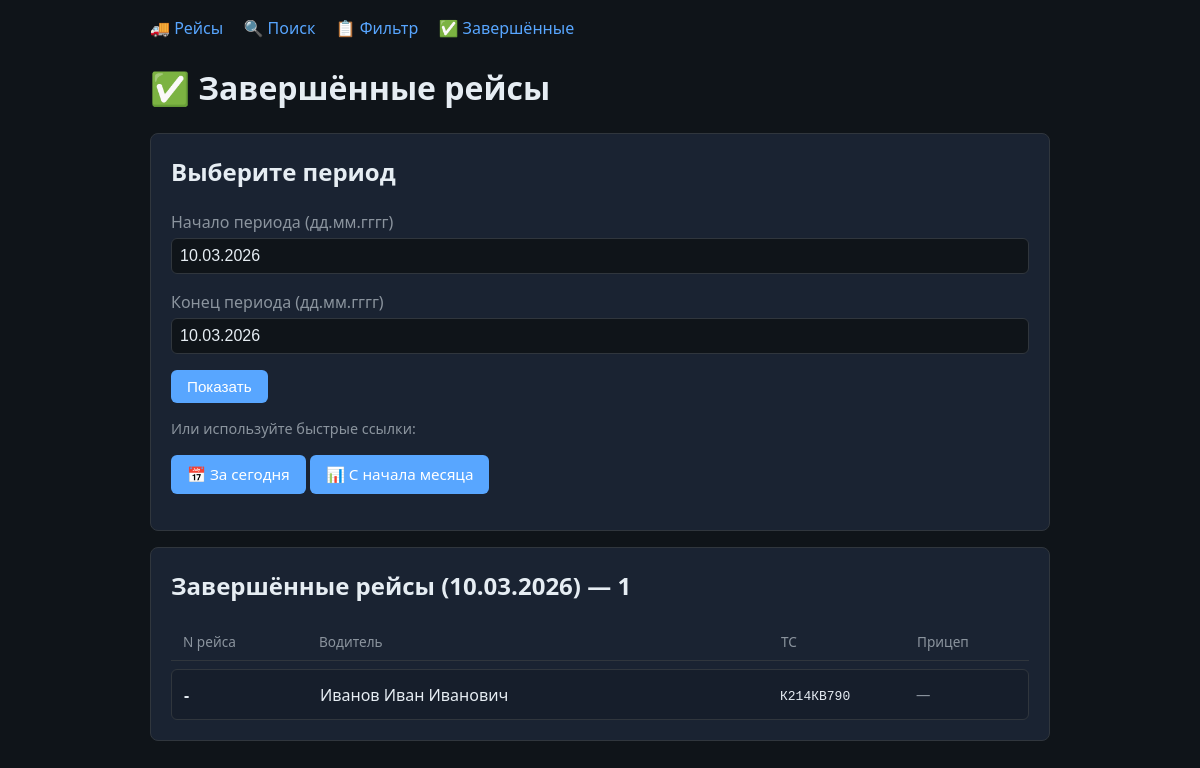
The app's page /admin/routes/completed?today=1 with its own data.
### tables this page shows
CREATE TABLE "Route" (
	"id"	TEXT,
	"tg_id"	INTEGER,
	"points"	TEXT,
	"status"	TEXT
, number_auto TEXT DEFAULT '', temperature TEXT DEFAULT '', dispatcher_contacts TEXT DEFAULT '', registration_number TEXT DEFAULT '', trailer_number TEXT DEFAULT '');

CREATE TABLE "Users" (
	"tg_id"	TEXT,
	"name"	TEXT,
	"phone"	TEXT,
	"role"	TEXT,
	"status"	TEXT
);

### api/admin_routes_web.py (the view)
@router.get("/routes/completed", response_class=HTMLResponse)
async def route_completed(request: Request, _=Depends(require_admin)):
    user_repo, route_repo = _get_repos()
    today = datetime.now()
    date_from = request.query_params.get("date_from", "").strip()
    date_to = request.query_params.get("date_to", "").strip()
    today_param = request.query_params.get("today")
    month_param = request.query_params.get("month")
    if today_param:
        d = today.strftime("%d.%m.%Y")
        date_from = date_to = d
        period_info = d
    elif month_param:
        start = today.replace(day=1)
        date_from = start.strftime("%d.%m.%Y")
        date_to = today.strftime("%d.%m.%Y")
        period_info = f"с {date_from} по {date_to}"
    elif date_from and date_to:
        period_info = f"с {date_from} по {date_to}"
    else:
        period_info = "—"
        date_from = date_to = today.strftime("%d.%m.%Y")
    routes = route_repo.get_routes_success_in_period(date_from, date_to) if date_from and date_to else []
    driver_names = {r.tg_id: get_driver_name(user_repo, r.tg_id) for r in routes}
    req_ctx = {"date_from": date_from, "date_to": date_to}
    return templates.TemplateResponse(
        "route_completed.html",
        {
            "request": request,
            "routes": routes,
            "driver_names": driver_names,
            "period_info": period_info,
            "req_ctx": req_ctx,
        },
    )

### api/templates/route_completed.html (shortened to what this page needs)
{% extends "base.html" %}
{% block content %}
<h1>✅ Завершённые рейсы</h1>
<div class="card">
    <h2>Выберите период</h2>
    <form method="get" action="/admin/routes/completed">
        <div class="form-group">
            <label>Начало периода (дд.мм.гггг)</label>
            <input type="text" name="date_from" placeholder="01.03.2026" value="{{ req_ctx.date_from or '' }}">
        </div>
        <div class="form-group">
            <label>Конец периода (дд.мм.гггг)</label>
            <input type="text" name="date_to" placeholder="31.03.2026" value="{{ req_ctx.date_to or '' }}">
        </div>
        <button type="submit" class="btn">Показать</button>
    </form>
    <p class="route-meta">Или используйте быстрые ссылки:</p>
    <p>
        <a href="/admin/routes/completed?today=1" class="btn">📅 За сегодня</a>
        <a href="/admin/routes/completed?month=1" class="btn">📊 С начала месяца</a>
    </p>
</div>
{% if routes is defined %}
<div class="card">
    <h2>Завершённые рейсы ({{ period_info }}) — {{ routes|length }}</h2>
    {% if routes %}
    <div class="route-cards">
        <div class="route-cards-header">
            <span>N рейса</span><span>Водитель</span><span>ТС</span><span>Прицеп</span>
        </div>
        {% for r in routes %}
        <a href="/admin/routes/{{ r.id }}" class="route-card">
            <span class="route-id">{{ r.id }}</span>
            <span>{{ driver_names.get(r.tg_id, 'Неизвестно') }}</span>
            <span><code>{{ r.number_auto or '—' }}</code></span>
            <span class="route-meta">{{ r.trailer_number or '—' }}</span>
        </a>
        {% endfor %}
    </div>
    {% else %}
    <p>Рейсы не найдены за указанный период.</p>
    {% endif %}
</div>
{% endif %}
{% endblock %}

### api/templates/base.html (style rules this page uses)
:root { --bg: #0f1419; --bg-card: #1a2332; --text: #e6edf3; --text-muted: #8b949e; --accent: #58a6ff; --accent-hover: #79b8ff; --danger: #f85149; --success: #3fb950; --border: #30363d; }
* { box-sizing: border-box; }
body { font-family: 'Segoe UI', system-ui, sans-serif; background: var(--bg); color: var(--text); margin: 0; padding: 1rem; line-height: 1.5; }
a { color: var(--accent); text-decoration: none; }
.card { background: var(--bg-card); border: 1px solid var(--border); border-radius: 8px; padding: 1.25rem; margin-bottom: 1rem; }
h1, h2 { margin-top: 0; }
.btn { display: inline-block; padding: 0.5rem 1rem; background: var(--accent); color: #fff; border: none; border-radius: 6px; cursor: pointer; font-size: 0.95rem; }
.form-group { margin-bottom: 1rem; }
.form-group label { display: block; margin-bottom: 0.25rem; color: var(--text-muted); }
input, select, textarea { width: 100%; padding: 0.5rem; background: var(--bg); border: 1px solid var(--border); border-radius: 6px; color: var(--text); font-size: 1rem; }
.route-meta { font-size: 0.9rem; color: var(--text-muted); }
.route-cards { display: flex; flex-direction: column; gap: 0.5rem; }
.route-cards-header { display: grid; grid-template-columns: 120px 1fr 120px 100px; gap: 1rem; padding: 0.5rem 0.75rem; color: var(--text-muted); font-size: 0.85rem; border-bottom: 1px solid var(--border); }
.route-card { display: grid; grid-template-columns: 120px 1fr 120px 100px; gap: 1rem; align-items: center; padding: 0.75rem; background: rgba(0,0,0,0.15); border-radius: 6px; border: 1px solid var(--border); text-decoration: none; color: inherit; }
.route-card .route-id { font-weight: 600; }

### records on screen
Route: id "-", number_auto "К214КВ790", trailer_number "—"
Users: get "Иванов Иван Иванович"

### other values on screen
{{ period_info }} "10.03.2026"
{{ routes|length }} "1"
